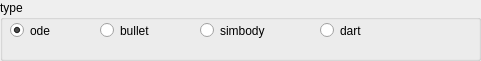
    <widget class="QGroupBox" name="type_group">
     <property name="geometry">
      <rect>
       <x>20</x>
       <y>120</y>
       <width>481</width>
       <height>61</height>
      </rect>
     </property>
     <property name="toolTip">
      <string>The type of the dynamics engine. Current options are ode, bullet, simbody and dart.  Defaults to ode</string>
     </property>
     <property name="title">
      <string>type</string>
     </property>
     <widget class="QRadioButton" name="ode_radio_btn">
      <property name="geometry">
       <rect>
        <x>10</x>
        <y>20</y>
        <width>51</width>
        <height>21</height>
       </rect>
      </property>
      <property name="text">
       <string>ode</string>
      </property>
      <property name="checked">
       <bool>true</bool>
      </property>
     </widget>
     <widget class="QRadioButton" name="bullet_radio_btn">
      <property name="geometry">
       <rect>
        <x>100</x>
        <y>20</y>
        <width>61</width>
        <height>21</height>
       </rect>
      </property>
      <property name="text">
       <string>bullet</string>
      </property>
     </widget>
     <widget class="QRadioButton" name="simbody_radio_btn">
      <property name="geometry">
       <rect>
        <x>200</x>
        <y>20</y>
        <width>81</width>
        <height>21</height>
       </rect>
      </property>
      <property name="text">
       <string>simbody</string>
      </property>
     </widget>
     <widget class="QRadioButton" name="dart_radio_btn">
      <property name="geometry">
       <rect>
        <x>320</x>
        <y>20</y>
        <width>51</width>
        <height>21</height>
       </rect>
      </property>
      <property name="text">
       <string>dart</string>
      </property>
     </widget>
    </widget>
